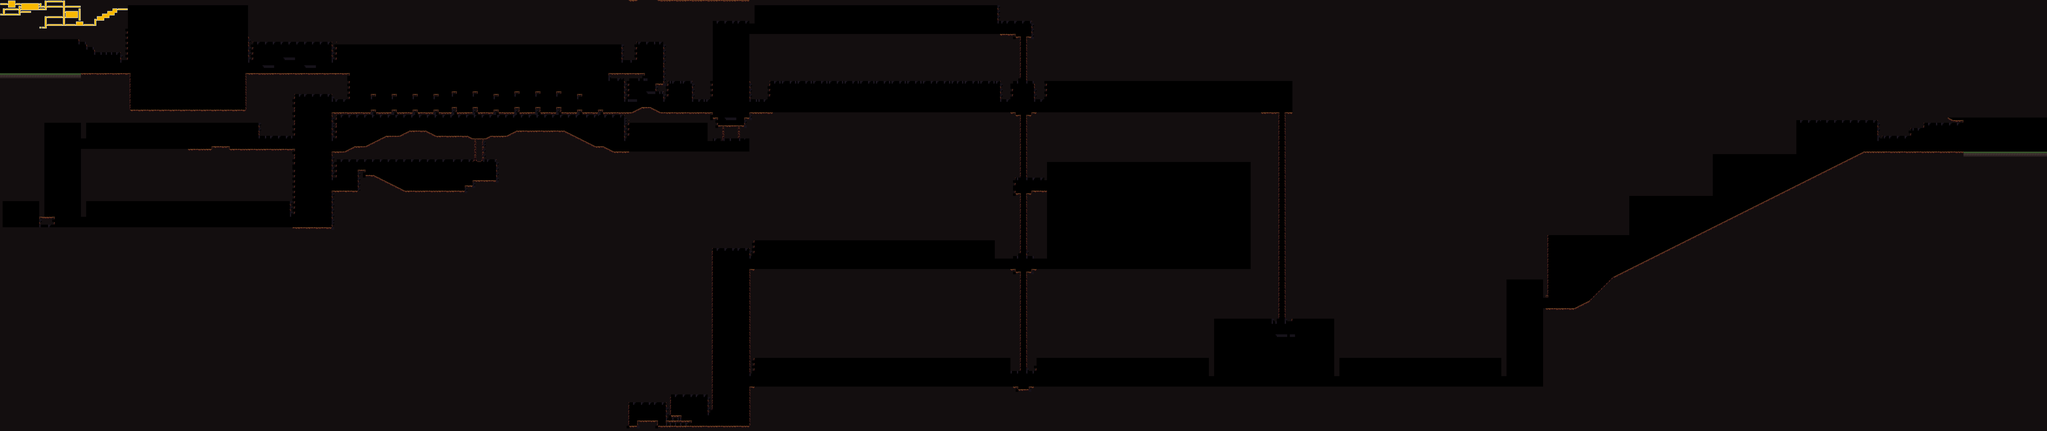

Tiled map render using the project's own tile images. Description and the map definition, with tile-layer contents summarised, below:
An orthogonal 784x165 tile map with 16x16 px tiles, 2 tile layers (front, map), 1 hidden layer not drawn, 2 tilesets and 160 objects (113x BreakableTile, 22x DamageTrigger, 7x Door, 6x Trigger, 5x Item, ...).

<map version="1.0" orientation="orthogonal" renderorder="right-down" width="784" height="165" tilewidth="16" tileheight="16" nextobjectid="173">
 <properties>
  <property name="tileset" value="tiles7" />
 </properties>
 <tileset firstgid="1" name="cave" tilewidth="16" tileheight="16" tilecount="1024" columns="32">
  <image source="../img/tiles/cave.png" width="512" height="512" />
 </tileset>
 <tileset firstgid="1025" name="maptiles" tilewidth="16" tileheight="16" tilecount="257" columns="16">
  <image source="../img/tiles/maptiles.gif" width="256" height="256" />
 </tileset>
 <layer name="back" width="784" height="165" visible="0">
  <data>[129360 cells, 2530 non-empty, 41 distinct tile ids]</data>
 </layer>
 <layer name="front" width="784" height="165">
  <data>[129360 cells, 101809 non-empty, 50 distinct tile ids]</data>
 </layer>
 <layer name="map" width="784" height="165">
  <data>[129360 cells, 173 non-empty, 32 distinct tile ids]</data>
 </layer>
 <objectgroup name="objects" visible="0">
  <properties>
   <property name="tileset" value="tiles7" />
  </properties>
  <object id="1" name="Player" gid="360" x="12400" y="928" width="16" height="32">
   <properties>
    <property name="start" value="iratamountainnorth" />
   </properties>
  </object>
  <object id="2" name="Player" gid="360" x="48" y="448" width="16" height="32">
   <properties>
    <property name="start" value="iratamountainsouth" />
   </properties>
  </object>
  <object id="3" name="Lift" gid="456" x="6256" y="1168" width="16" height="16">
   <properties>
    <property name="rest" value="1" />
   </properties>
  </object>
  <object id="4" name="BreakableTile" gid="456" x="4080" y="2592" width="16" height="16" />
  <object id="5" name="BreakableTile" gid="456" x="4224" y="2592" width="16" height="16" />
  <object id="6" name="BreakableTile" gid="456" x="4208" y="2592" width="16" height="16" />
  <object id="7" name="BreakableTile" gid="456" x="4192" y="2592" width="16" height="16" />
  <object id="8" name="BreakableTile" gid="456" x="4176" y="2592" width="16" height="16" />
  <object id="9" name="BreakableTile" gid="456" x="4144" y="2592" width="16" height="16" />
  <object id="10" name="BreakableTile" gid="456" x="4160" y="2592" width="16" height="16" />
  <object id="11" name="BreakableTile" gid="456" x="4128" y="2592" width="16" height="16" />
  <object id="12" name="BreakableTile" gid="456" x="4096" y="2592" width="16" height="16" />
  <object id="13" name="BreakableTile" gid="456" x="4112" y="2592" width="16" height="16" />
  <object id="14" name="BreakableTile" gid="456" x="4144" y="2608" width="16" height="16" />
  <object id="15" name="BreakableTile" gid="456" x="4160" y="2608" width="16" height="16" />
  <object id="16" name="BreakableTile" gid="456" x="4096" y="2608" width="16" height="16" />
  <object id="17" name="BreakableTile" gid="456" x="4128" y="2608" width="16" height="16" />
  <object id="18" name="BreakableTile" gid="456" x="4208" y="2608" width="16" height="16" />
  <object id="19" name="BreakableTile" gid="456" x="4176" y="2608" width="16" height="16" />
  <object id="20" name="BreakableTile" gid="456" x="4192" y="2608" width="16" height="16" />
  <object id="21" name="BreakableTile" gid="456" x="4112" y="2608" width="16" height="16" />
  <object id="22" name="BreakableTile" gid="456" x="4224" y="2608" width="16" height="16" />
  <object id="23" name="BreakableTile" gid="456" x="4080" y="2608" width="16" height="16" />
  <object id="24" name="Item" gid="456" x="4144" y="2512" width="16" height="16" />
  <object id="25" name="Item" gid="456" x="3984" y="2544" width="16" height="16" />
  <object id="26" name="Item" gid="456" x="3936" y="2544" width="16" height="16" />
  <object id="27" name="Door" gid="456" x="2112" y="664" width="16" height="16">
   <properties>
    <property name="name" value="key_0" />
   </properties>
  </object>
  <object id="28" name="Door" gid="456" x="1664" y="912" width="16" height="64">
   <properties>
    <property name="name" value="key_0" />
   </properties>
  </object>
  <object id="29" name="Door" gid="456" x="4288" y="688" width="16" height="64">
   <properties>
    <property name="name" value="key_0" />
   </properties>
  </object>
  <object id="30" name="Door" gid="456" x="4656" y="688" width="16" height="64">
   <properties>
    <property name="name" value="key_0" />
   </properties>
  </object>
  <object id="31" name="Door" gid="456" x="6160" y="688" width="16" height="64">
   <properties>
    <property name="name" value="key_0" />
   </properties>
  </object>
  <object id="32" name="Door" gid="456" x="6368" y="688" width="16" height="64">
   <properties>
    <property name="name" value="key_0" />
   </properties>
  </object>
  <object id="33" name="BreakableTile" gid="456" x="2912" y="864" width="16" height="16" />
  <object id="34" name="BreakableTile" gid="456" x="2944" y="864" width="16" height="16" />
  <object id="35" name="BreakableTile" gid="456" x="2928" y="864" width="16" height="16" />
  <object id="36" name="BreakableTile" gid="456" x="2944" y="880" width="16" height="16" />
  <object id="37" name="BreakableTile" gid="456" x="2928" y="880" width="16" height="16" />
  <object id="38" name="BreakableTile" gid="456" x="2912" y="880" width="16" height="16" />
  <object id="39" name="BreakableTile" gid="456" x="2928" y="912" width="16" height="16" />
  <object id="40" name="BreakableTile" gid="456" x="2944" y="912" width="16" height="16" />
  <object id="41" name="BreakableTile" gid="456" x="2944" y="896" width="16" height="16" />
  <object id="42" name="BreakableTile" gid="456" x="2928" y="896" width="16" height="16" />
  <object id="43" name="BreakableTile" gid="456" x="2912" y="912" width="16" height="16" />
  <object id="44" name="BreakableTile" gid="456" x="2912" y="896" width="16" height="16" />
  <object id="45" name="BreakableTile" gid="456" x="2928" y="944" width="16" height="16" />
  <object id="46" name="BreakableTile" gid="456" x="2944" y="944" width="16" height="16" />
  <object id="47" name="BreakableTile" gid="456" x="2944" y="928" width="16" height="16" />
  <object id="48" name="BreakableTile" gid="456" x="2928" y="928" width="16" height="16" />
  <object id="49" name="BreakableTile" gid="456" x="2912" y="944" width="16" height="16" />
  <object id="50" name="BreakableTile" gid="456" x="2912" y="928" width="16" height="16" />
  <object id="51" name="BreakableTile" gid="456" x="2928" y="976" width="16" height="16" />
  <object id="52" name="BreakableTile" gid="456" x="2944" y="976" width="16" height="16" />
  <object id="53" name="BreakableTile" gid="456" x="2944" y="960" width="16" height="16" />
  <object id="54" name="BreakableTile" gid="456" x="2928" y="960" width="16" height="16" />
  <object id="55" name="BreakableTile" gid="456" x="2912" y="976" width="16" height="16" />
  <object id="56" name="BreakableTile" gid="456" x="2912" y="960" width="16" height="16" />
  <object id="57" name="BreakableTile" gid="456" x="2912" y="992" width="16" height="16" />
  <object id="58" name="BreakableTile" gid="456" x="2928" y="992" width="16" height="16" />
  <object id="59" name="BreakableTile" gid="456" x="2944" y="992" width="16" height="16" />
  <object id="60" name="BreakableTile" gid="456" x="4432" y="848" width="16" height="16" />
  <object id="61" name="BreakableTile" gid="456" x="4448" y="832" width="16" height="16" />
  <object id="62" name="BreakableTile" gid="456" x="4432" y="800" width="16" height="16" />
  <object id="63" name="BreakableTile" gid="456" x="4448" y="800" width="16" height="16" />
  <object id="64" name="BreakableTile" gid="456" x="4464" y="816" width="16" height="16" />
  <object id="65" name="BreakableTile" gid="456" x="4464" y="864" width="16" height="16" />
  <object id="66" name="BreakableTile" gid="456" x="4432" y="864" width="16" height="16" />
  </objectgroup>
</map>
<!-- 94 of 160 objects omitted -->
